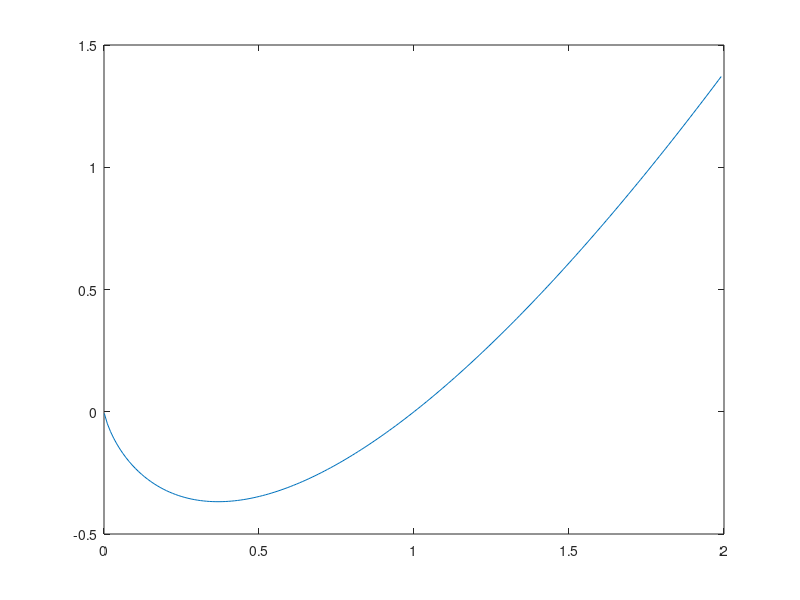

The MATLAB source for this figure:
clear;
clf;


x=0.001:0.01:2;

plot (x,x.^(1).*log(x));

khorcat=rot90([x.^(1).*log(x);x],-1);

kkk=fopen("figEulerCauchyA.txt","w");
fdisp(kkk,khorcat)
fclose(kkk);

khorcat=rot90([x.^(0.5).*log(x);x],-1);

kkk=fopen("figEulerCauchyB.txt","w");
fdisp(kkk,khorcat)
fclose(kkk);

khorcat=rot90([x.^(-0.5).*log(x);x],-1);

kkk=fopen("figEulerCauchyC.txt","w");
fdisp(kkk,khorcat)
fclose(kkk);

khorcat=rot90([x.^(-1.5).*log(x);x],-1);

kkk=fopen("figEulerCauchyD.txt","w");
fdisp(kkk,khorcat)
fclose(kkk);
